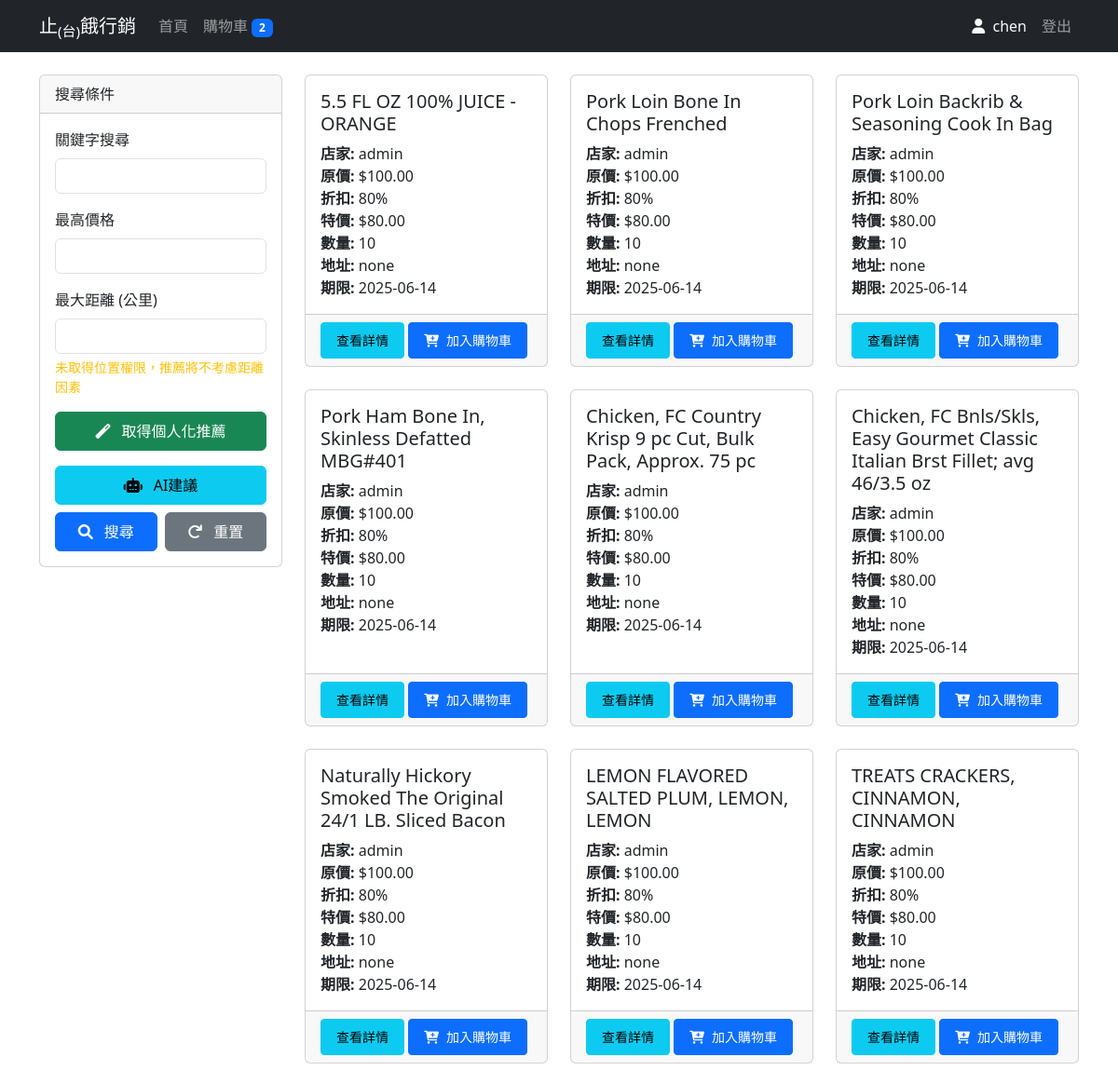
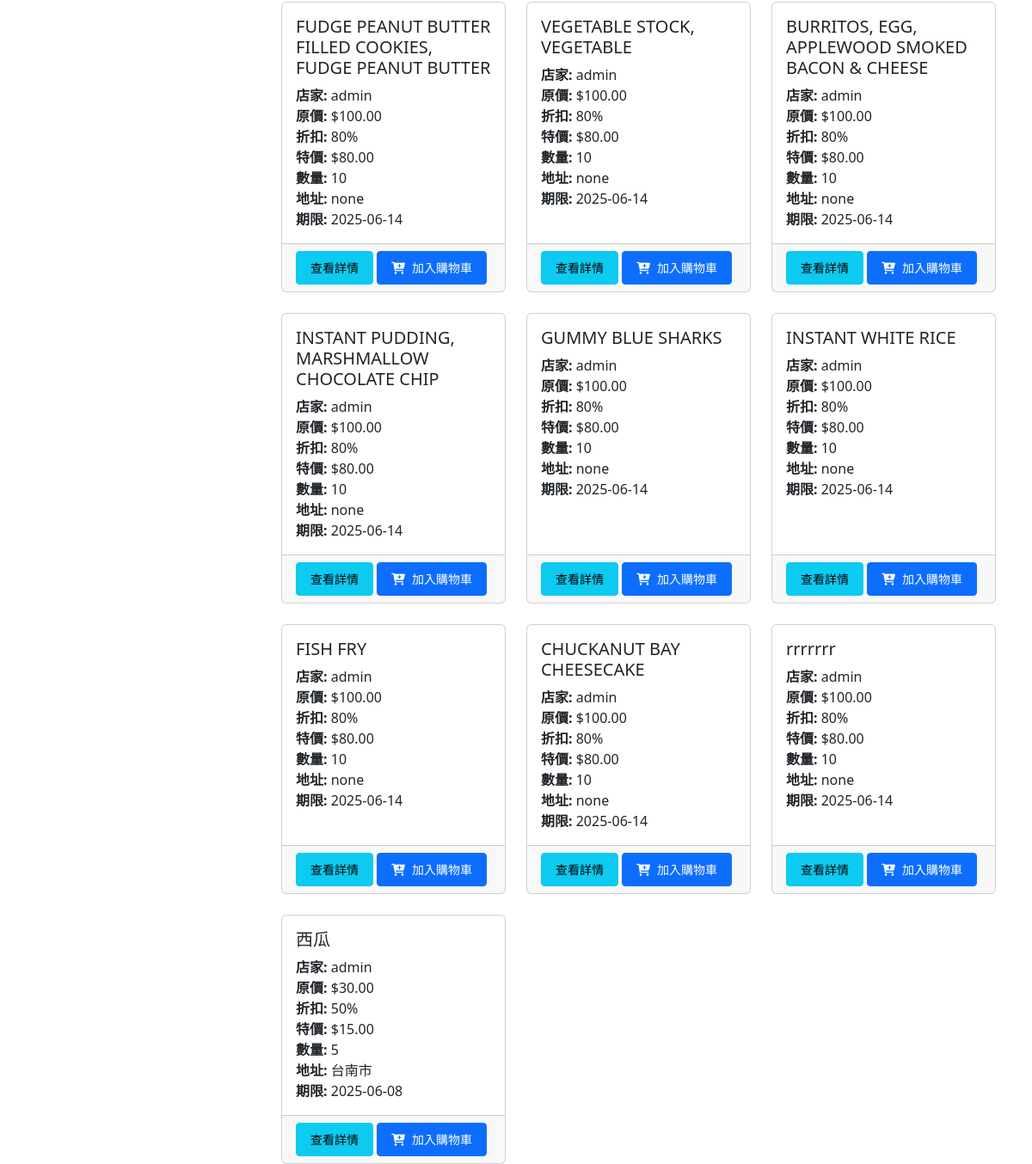
The app's page / (signed in) with its own data (2 pictures, top to bottom).
### app.py (models this page shows, shortened)
class User(UserMixin, db.Model):
    id = db.Column(db.Integer, primary_key=True)
    username = db.Column(db.String(80), unique=True, nullable=False)
    email = db.Column(db.String(120), unique=True, nullable=False)
    password_hash = db.Column(db.String(128))
    is_store = db.Column(db.Boolean, default=False)
    gender = db.Column(db.String(1))  # 'M' or 'F'
    birthdate = db.Column(db.Date)

class Product(db.Model):
    id = db.Column(db.Integer, primary_key=True)
    name = db.Column(db.String(100), nullable=False)
    description = db.Column(db.String(200))
    quantity = db.Column(db.Integer, nullable=False)
    address = db.Column(db.String(200), nullable=False)
    latitude = db.Column(db.Float)
    longitude = db.Column(db.Float)
    expiry_date = db.Column(db.DateTime, nullable=False)
    original_price = db.Column(db.Float, nullable=False)
    discount_rate = db.Column(db.Float, nullable=False)
    nutrition_info = db.Column(db.JSON)
    store_id = db.Column(db.Integer, db.ForeignKey('user.id'), nullable=False)
    store = db.relationship('User', backref=db.backref('products', lazy=True))
    cart_count = db.Column(db.Integer, default=0)  # 新增：追蹤購物車數量

### app.py (the view)
@app.route('/')
def index():
    search = request.args.get('search', '').strip()
    max_price = request.args.get('max_price', type=float)
    distance = request.args.get('distance', type=float)
    user_lat = request.args.get('user_lat', type=float)
    user_lon = request.args.get('user_lon', type=float)
    query = Product.query
    if search:
        query = query.filter(or_(
            Product.name.ilike(f'%{search}%'),
            Product.address.ilike(f'%{search}%')
        ))
    if max_price is not None and max_price > 0:
        query = query.filter(Product.original_price * Product.discount_rate <= max_price)
    products = query.all()
    if distance is not None and distance > 0 and user_lat is not None and user_lon is not None:
        filtered_products = []
        user_location = (user_lat, user_lon)
        for product in products:
            product.distance = None
            if product.latitude is not None and product.longitude is not None:
                try:
                    product_location = (product.latitude, product.longitude)
                    dist = geodesic(user_location, product_location).kilometers
                    product.distance = round(dist, 2)
                    if dist <= distance:
                        filtered_products.append(product)
                except ValueError:
                    product.distance = None
            else:
                filtered_products.append(product)
        products = filtered_products
    else:
        for product in products:
            product.distance = None
    return render_template('index.html',
                         products=products,
                         search=search,
                         max_price=max_price,
                         distance=distance,
                         user_lat=user_lat,
                         user_lon=user_lon)

### app.py (called while the page is built)
@login_manager.user_loader
def load_user(user_id):
    return User.query.get(int(user_id))

### templates/index.html (shortened to what this page needs)
{% extends "base.html" %}
{% block content %}
<div class="row">
    <div class="col-md-3">
        <div class="card mb-4">
            <div class="card-header">
                搜尋條件
            </div>
            <div class="card-body">
                <form method="GET" action="{{ url_for('index') }}" id="searchForm">
                    <div class="mb-3">
                        <label for="search" class="form-label">關鍵字搜尋</label>
                        <input type="text" class="form-control" id="search" name="search" value="{{ search or '' }}">
                    </div>
                    <div class="mb-3">
                        <label for="max_price" class="form-label">最高價格</label>
                        <input type="number" class="form-control" id="max_price" name="max_price" min="0" step="1" value="{{ max_price or '' }}">
                    </div>
                    <div class="mb-3">
                        <label for="distance" class="form-label">最大距離 (公里)</label>
                        <input type="number" class="form-control" id="distance" name="distance" min="0" step="0.1" value="{{ distance or '' }}">
                        <div class="form-text" id="locationStatus">請允許位置存取以使用距離搜尋</div>
                    </div>
                    <div class="d-grid gap-2">
                    {% if current_user.is_authenticated and not current_user.is_store %}
                        <button type="button" class="btn btn-success w-100" onclick="getRecommendations()" id="recommendBtn">
                            <i class="fas fa-magic me-1"></i> 取得個人化推薦
                        </button>
                        <button type="button" class="btn btn-info w-100 mt-2" onclick="getAIRecommendations()" id="aiRecommendBtn">
                            <i class="fas fa-robot me-1"></i> AI建議
                        </button>
                        {% endif %}
                        <div class="row g-2">
                            <div class="col-6">
                                <button type="submit" class="btn btn-primary w-100">
                                    <i class="fas fa-search me-1"></i> 搜尋
                                </button>
                            </div>
                            <div class="col-6">
                                <button type="button" class="btn btn-secondary w-100" onclick="resetForm()">
                                    <i class="fas fa-redo me-1"></i> 重置
                                </button>
                            </div>
                        </div>
                    </div>
                </form>
            </div>
        </div>
    </div>
    <div class="col-md-9">
        <div class="row row-cols-1 row-cols-md-3 g-4">
            {% for product in products %}
            <div class="col">
                <div class="card h-100 product-card-animation" style="animation-delay: {{ loop.index * 0.1 }}s;">
                    <div class="card-body">
                        <h5 class="card-title">{{ product.name }}</h5>
                        <p class="card-text">
                            <strong>店家:</strong> {{ product.store.username }}<br>
                            <strong>原價:</strong> ${{ "%.2f"|format(product.original_price) }}<br>
                            <strong>折扣:</strong> {{ "%.0f"|format(product.discount_rate * 100) }}%<br>
                            <strong>特價:</strong> ${{ "%.2f"|format(product.original_price * product.discount_rate) }}<br>
                            <strong>數量:</strong> {{ product.quantity }}<br>
                            <strong>地址:</strong> {{ product.address }}<br>
                            <strong>期限:</strong> {{ product.expiry_date.strftime('%Y-%m-%d') }}
                        </p>
                    </div>
                    <div class="card-footer">
                        <a href="{{ url_for('product_detail', product_id=product.id) }}" class="btn btn-info btn-sm">查看詳情</a>
                        {% if current_user.is_authenticated and not current_user.is_store %}
                        <button class="btn btn-primary btn-sm add-to-cart-btn"
                                onclick="addToCart({{ product.id }}, this)"
                                data-product-id="{{ product.id }}">
                            <i class="fas fa-cart-plus"></i>
                            <span>加入購物車</span>
                        </button>
                        {% endif %}
                    </div>
                </div>
            </div>
            {% endfor %}
        </div>
    </div>
</div>
{% endblock %}

### templates/base.html (shortened to what this page needs)
<!DOCTYPE html>
<html lang="zh-TW">
<head>
    <link href="https://cdn.jsdelivr.net/npm/bootstrap@5.3.0/dist/css/bootstrap.min.css" rel="stylesheet">
    <link rel="stylesheet" href="https://cdnjs.cloudflare.com/ajax/libs/font-awesome/6.0.0/css/all.min.css">
    <link rel="stylesheet" href="https://unpkg.com/leaflet@1.9.4/dist/leaflet.css">
</head>
<body>
    <nav class="navbar navbar-expand-lg navbar-dark bg-dark">
        <div class="container">
            <a class="navbar-brand" href="{{ url_for('index') }}">止<sub>(台)</sub>餓行銷</a>
            <div class="collapse navbar-collapse" id="navbarNav">
                <ul class="navbar-nav me-auto">
                    <li class="nav-item">
                        <a class="nav-link" href="{{ url_for('index') }}">首頁</a>
                    </li>
                    {% if current_user.is_authenticated %}
                        {% if current_user.is_store %}
                        <li class="nav-item">
                            <a class="nav-link" href="{{ url_for('add_product') }}">新增商品</a>
                        </li>
                        {% else %}
                        <li class="nav-item">
                            <a class="nav-link" href="{{ url_for('view_cart') }}">
                                購物車
                                {% if current_user.cart_items %}
                                <span class="badge bg-primary" id="cart-count">{{ current_user.cart_items|length }}</span>
                                {% endif %}
                            </a>
                        </li>
                        {% endif %}
                    {% endif %}
                </ul>
                <ul class="navbar-nav">
                    {% if current_user.is_authenticated %}
                    <li class="nav-item">
                        <span class="nav-link text-light">
                            <i class="fas fa-user me-1"></i>
                            {{ current_user.username }}
                        </span>
                    </li>
                    <li class="nav-item">
                        <a class="nav-link" href="{{ url_for('logout') }}">登出</a>
                    </li>
                    {% endif %}
                </ul>
            </div>
        </div>
    </nav>
    <div class="container mt-4">
        {% block content %}{% endblock %}
    </div>
</body>
</html>

### templates/base.html (style rules this page uses)
.btn { display: inline-flex; align-items: center; justify-content: center; gap: 0.5rem; padding: 0.5rem 1rem; }
.product-card-animation { opacity: 0; transform: translateY(20px); animation: fadeInProduct 0.5s ease-out forwards; }

### records on screen
User: username "chen"
Product: name "5.5 FL OZ 100% JUICE - ORANGE", store.username "admin", original_price "100.00", product.discount_rate*100 "80", product.original_price*product.discount_rate "80.00", quantity "10", address "none", expiry_date "2025-06-14"
Product: name "Pork Loin Bone In Chops Frenched", store.username "admin", original_price "100.00", product.discount_rate*100 "80", product.original_price*product.discount_rate "80.00", quantity "10", address "none", expiry_date "2025-06-14"
Product: name "Pork Loin Backrib & Seasoning Cook In Bag", store.username "admin", original_price "100.00", product.discount_rate*100 "80", product.original_price*product.discount_rate "80.00", quantity "10", address "none", expiry_date "2025-06-14"
Product: name "Pork Ham Bone In, Skinless Defatted MBG#401", store.username "admin", original_price "100.00", product.discount_rate*100 "80", product.original_price*product.discount_rate "80.00", quantity "10", address "none", expiry_date "2025-06-14"
Product: name "Chicken, FC Country Krisp 9 pc Cut, Bulk Pack, Approx. 75 pc", store.username "admin", original_price "100.00", product.discount_rate*100 "80", product.original_price*product.discount_rate "80.00", quantity "10", address "none", expiry_date "2025-06-14"
Product: name "Chicken, FC Bnls/Skls, Easy Gourmet Classic Italian Brst Fillet; avg 46/3.5 oz", store.username "admin", original_price "100.00", product.discount_rate*100 "80", product.original_price*product.discount_rate "80.00", quantity "10", address "none", expiry_date "2025-06-14"
Product: name "Naturally Hickory Smoked The Original 24/1 LB. Sliced Bacon", store.username "admin", original_price "100.00", product.discount_rate*100 "80", product.original_price*product.discount_rate "80.00", quantity "10", address "none", expiry_date "2025-06-14"
Product: name "LEMON FLAVORED SALTED PLUM, LEMON, LEMON", store.username "admin", original_price "100.00", product.discount_rate*100 "80", product.original_price*product.discount_rate "80.00", quantity "10", address "none", expiry_date "2025-06-14"
Product: name "TREATS CRACKERS, CINNAMON, CINNAMON", store.username "admin", original_price "100.00", product.discount_rate*100 "80", product.original_price*product.discount_rate "80.00", quantity "10", address "none", expiry_date "2025-06-14"
Product: name "FUDGE PEANUT BUTTER FILLED COOKIES, FUDGE PEANUT BUTTER", store.username "admin", original_price "100.00", product.discount_rate*100 "80", product.original_price*product.discount_rate "80.00", quantity "10", address "none", expiry_date "2025-06-14"
Product: name "VEGETABLE STOCK, VEGETABLE", store.username "admin", original_price "100.00", product.discount_rate*100 "80", product.original_price*product.discount_rate "80.00", quantity "10", address "none", expiry_date "2025-06-14"
Product: name "BURRITOS, EGG, APPLEWOOD SMOKED BACON & CHEESE", store.username "admin", original_price "100.00", product.discount_rate*100 "80", product.original_price*product.discount_rate "80.00", quantity "10", address "none", expiry_date "2025-06-14"
Product: name "INSTANT PUDDING, MARSHMALLOW CHOCOLATE CHIP", store.username "admin", original_price "100.00", product.discount_rate*100 "80", product.original_price*product.discount_rate "80.00", quantity "10", address "none", expiry_date "2025-06-14"
Product: name "GUMMY BLUE SHARKS", store.username "admin", original_price "100.00", product.discount_rate*100 "80", product.original_price*product.discount_rate "80.00", quantity "10", address "none", expiry_date "2025-06-14"
Product: name "INSTANT WHITE RICE", store.username "admin", original_price "100.00", product.discount_rate*100 "80", product.original_price*product.discount_rate "80.00", quantity "10", address "none", expiry_date "2025-06-14"
Product: name "FISH FRY", store.username "admin", original_price "100.00", product.discount_rate*100 "80", product.original_price*product.discount_rate "80.00", quantity "10", address "none", expiry_date "2025-06-14"
Product: name "CHUCKANUT BAY CHEESECAKE", store.username "admin", original_price "100.00", product.discount_rate*100 "80", product.original_price*product.discount_rate "80.00", quantity "10", address "none", expiry_date "2025-06-14"
Product: name "rrrrrrr", store.username "admin", original_price "100.00", product.discount_rate*100 "80", product.original_price*product.discount_rate "80.00", quantity "10", address "none", expiry_date "2025-06-14"
Product: name "西瓜", store.username "admin", original_price "30.00", product.discount_rate*100 "50", product.original_price*product.discount_rate "15.00", quantity "5", address "台南市", expiry_date "2025-06-08"

### other values on screen
{{ current_user.cart_items|length }} "2"
